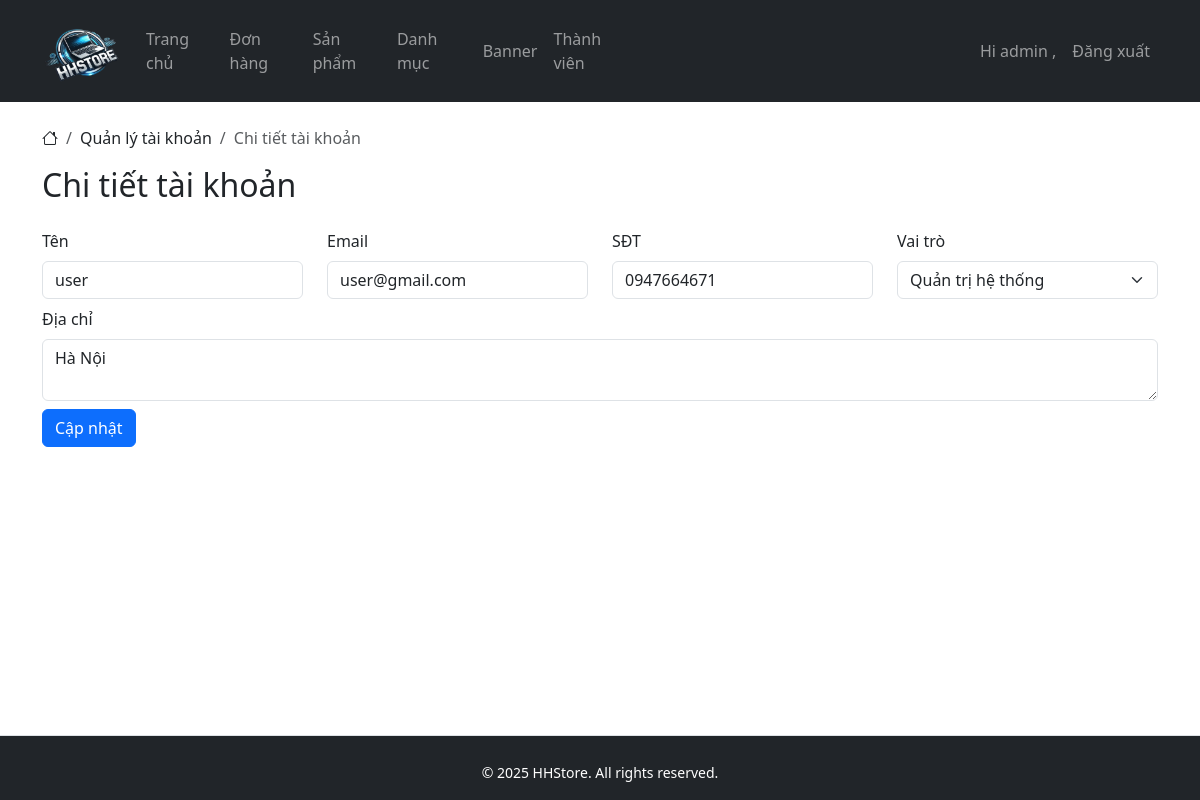
Before: /?controller=user&action=edit&id=4 (signed in) with the older database file.
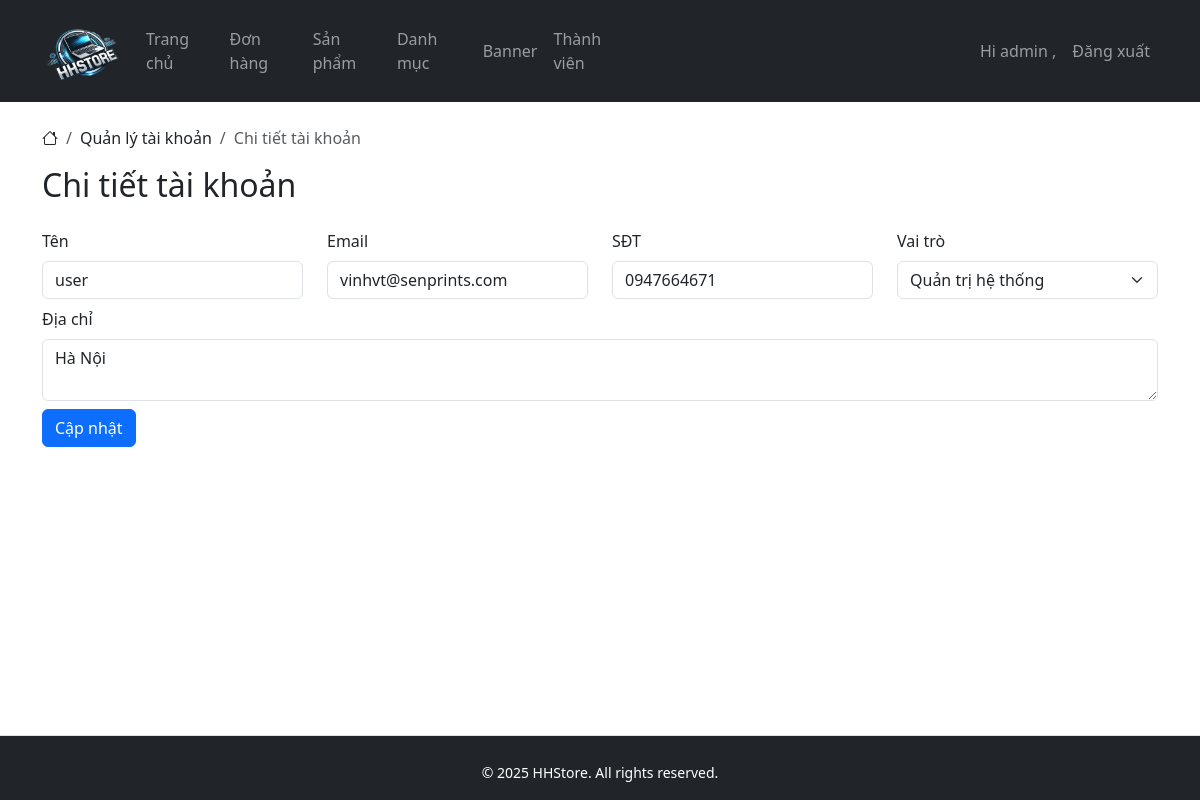
After: the same page with the newer database file.
### tables this page shows
CREATE TABLE `users` (
  `id` int(11) NOT NULL AUTO_INCREMENT,
  `username` varchar(50) DEFAULT NULL,
  `password` varchar(255) DEFAULT NULL,
  `email` varchar(100) DEFAULT NULL,
  `role` varchar(10) DEFAULT 'user',
  `phone` varchar(10) DEFAULT NULL,
  `address` varchar(255) DEFAULT NULL,
  PRIMARY KEY (`id`)
);

### core/Controller.php (called while the page is built, shortened)
<?php
class Controller
{
    public function model($model)
    {
        return new $model();
    }
    public function view($view, $data = [])
    {
        require_once "../app/views/layouts/main.php";
    }
}

### public/index.php (called while the page is built, shortened)
<?php
require_once '../core/Router.php';
require_once '../core/Controller.php';
require_once '../core/Model.php';
$url = isset($_GET['url']) ? $_GET['url'] : '';
$router = new Router();
$router->route($url);

### core/Model.php (called while the page is built, shortened)
<?php
class Model {
    public function __construct() {
        $pdo = new PDO("mysql:host=" . DB_HOST . ";dbname=" . DB_NAME, DB_USER, DB_PASS);
        $pdo->setAttribute(PDO::ATTR_ERRMODE, PDO::ERRMODE_EXCEPTION);
        $this->db = $pdo;
    }
}

### app/models/User.php (called while the page is built, shortened)
<?php
class User extends Model {
    public function getUserById($userId) {
        $stmt = $this->db->prepare("SELECT * FROM users WHERE id = :id");
        $stmt->execute([':id' => $userId]);
        return $stmt->fetch(PDO::FETCH_ASSOC);
    }
}

### app/views/admin/user/edit.php (the view, shortened to what this page needs)
<nav aria-label="breadcrumb">
    <ol class="breadcrumb">
        <li class="breadcrumb-item"><i class="bi bi-house"></i></li>
        <li class="breadcrumb-item" aria-current="page">Quản lý tài khoản</li>
        <li class="breadcrumb-item active" aria-current="page">Chi tiết tài khoản</li>
    </ol>
</nav>
<h2 class="mb-4">Chi tiết tài khoản</h2>
<form action="#" method="POST">
    <div class="row">
        <div class="col-3">
            <label class="form-label" for="">Tên</label>
            <input class="form-control" type="text" name="username" value="<?= $data['user']['username'] ?>">
        </div>
        <div class="col-3">
            <label class="form-label" for="">Email</label>
            <input class="form-control" type="email" name="email" value="<?= $data['user']['email'] ?>">
        </div>
        <div class="col-3">
            <label class="form-label" for="">SĐT</label>
            <input class="form-control" type="text" name="phone" value="<?= $data['user']['phone'] ?>">
        </div>
        <div class="col-3">
            <label class="form-label">Vai trò</label>
            <select name="role" class="form-select">
                <option value="admin" <?= $data['user']['role'] === 'admin' ? 'selected' : '' ?>>Quản trị hệ thống</option>
            </select>
        </div>
    </div>
    <div class="my-2">
        <label class="form-label" for="">Địa chỉ</label>
        <textarea class="form-control" type="textarea" name="address"><?= $data['user']['address'] ?></textarea>
    </div>
    <button class="btn btn-primary" type="submit">Cập nhật</button>
</form>

Changed rows visible on the page:
changed users "user": email "user@gmail.com" → "vinhvt@senprints.com"
